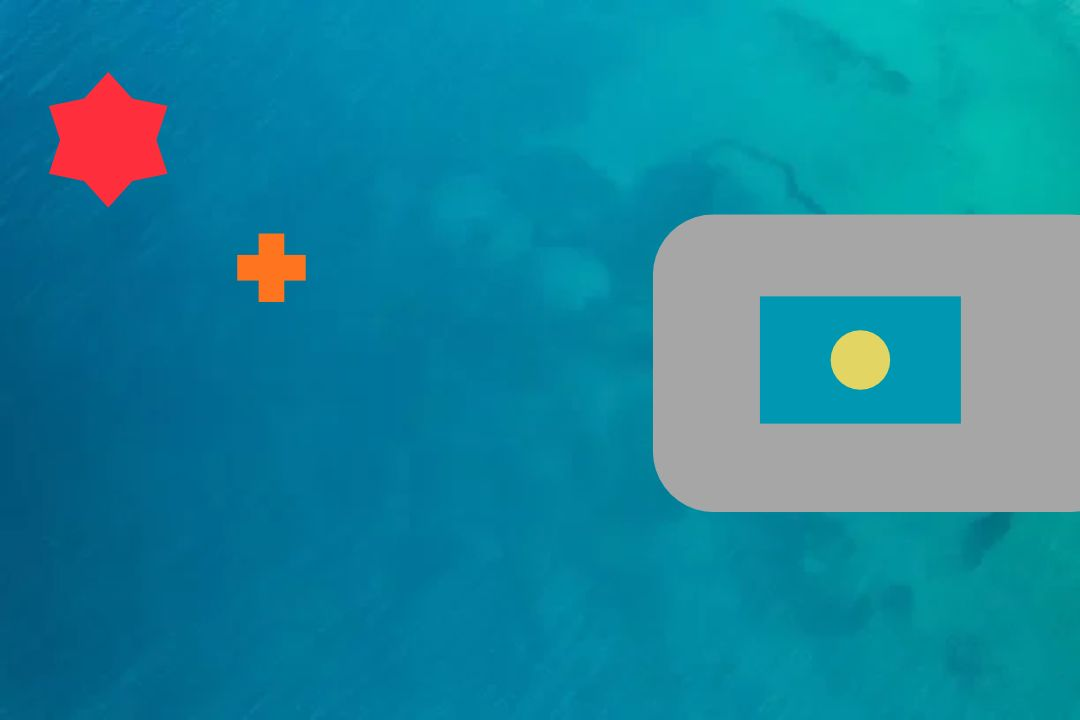
#> input picture input-cv-2.jpg, 1080 x 720 px
$ python -i sar_drone_detector.py   (imports and definitions only)
#> lines starting #> are read from the running program, lines starting #| are printed output that depends on the picture; after the words box and inside, x2 and y2 are one past the last pixel; in counts of white or black regions, pixels touching at a corner belong together
#> further down, picture is the input picture: shape (720, 1080, 3); mean B, G, R 157.6, 134.3, 27.3
#!/usr/bin/env python3
"""
================================================================================
AeroSAR Drone Vision System - Advanced Engineering Edition
Deteksi Helipad, Korban, dan Sumber Bahaya Menggunakan OpenCV
================================================================================
"""

import cv2
import numpy as np
import math
import argparse
import os
import sys

# ==============================================================================
# 1. GENERATOR CITRA SIMULASI AERIAL MARITIM MULTI-KONDISI
# ==============================================================================
# [71 lines left out: function generate_synthetic_sar_image, not called in this run]


# ==============================================================================
# 2. ADVANCED SAR DRONE VISION PIPELINE ENGINE
# ==============================================================================
class SARDroneVision:
    def __init__(self, safe_distance_threshold=200.0, gsd_meters_per_pixel=0.08, drone_speed_mps=15.0):
        """
        :param safe_distance_threshold: Batas aman minimum (piksel)
        :param gsd_meters_per_pixel: Ground Sampling Distance (meter per piksel) untuk konversi fisik
        :param drone_speed_mps: Kecepatan jelajah UAV dalam meter per detik
        """
        self.safe_threshold = float(safe_distance_threshold)
        self.gsd = float(gsd_meters_per_pixel)
        self.drone_speed = float(drone_speed_mps)

        # Ambang batas HSV Adaptif
        self.hsv_helipad_low = np.array([30, 60, 60])
        self.hsv_helipad_high = np.array([90, 255, 255])
        self.color_helipad = (0, 200, 0) # Hijau

        self.hsv_victim_low = np.array([8, 80, 80])
        self.hsv_victim_high = np.array([28, 255, 255])
        self.color_victim = (0, 140, 255) # Oranye

        self.hsv_hazard_low1 = np.array([0, 90, 80])
        self.hsv_hazard_high1 = np.array([10, 255, 255])
        self.hsv_hazard_low2 = np.array([168, 90, 80])
        self.hsv_hazard_high2 = np.array([180, 255, 255])
        self.color_hazard = (0, 0, 230) # Merah

    def _get_hazard_mask(self, hsv):
        m1 = cv2.inRange(hsv, self.hsv_hazard_low1, self.hsv_hazard_high1)
        m2 = cv2.inRange(hsv, self.hsv_hazard_low2, self.hsv_hazard_high2)
        return cv2.bitwise_or(m1, m2)

    def _clean_and_find_contour(self, mask, min_area=70):
        kernel = cv2.getStructuringElement(cv2.MORPH_ELLIPSE, (5, 5))
        cleaned = cv2.morphologyEx(mask, cv2.MORPH_OPEN, kernel, iterations=1)
        cleaned = cv2.morphologyEx(cleaned, cv2.MORPH_DILATE, kernel, iterations=1)
        contours, _ = cv2.findContours(cleaned, cv2.RETR_EXTERNAL, cv2.CHAIN_APPROX_SIMPLE)
        valid = [c for c in contours if cv2.contourArea(c) >= min_area]
        return max(valid, key=cv2.contourArea) if valid else None, cleaned

    def _extract_object(self, contour, label, color):
        x, y, w, h = cv2.boundingRect(contour)
        M = cv2.moments(contour)
        if M["m00"] != 0:
            cx = int(M["m10"] / M["m00"])
            cy = int(M["m01"] / M["m00"])
        else:
            cx, cy = x + w // 2, y + h // 2

        return {
            "label": label,
            "bbox": (int(x), int(y), int(w), int(h)),
            "center": (int(cx), int(cy)),
            "color": color,
            "area": float(cv2.contourArea(contour))
        }

    def detect_all_objects(self, bgr_image):
        """Mendeteksi seluruh target dan mengembalikan info objek beserta mask biner"""
        hsv = cv2.cvtColor(bgr_image, cv2.COLOR_BGR2HSV)
#> hsv: shape (720, 1080, 3); mean H, S, V 85.2, 219.2, 161.4
        blurred = cv2.GaussianBlur(hsv, (5, 5), 0)
#> blurred: shape (720, 1080, 3); mean H, S, V 85.2, 219.2, 161.4

        results = {}
        masks = {}

        # 1. Helipad
        mask_h_raw = cv2.inRange(blurred, self.hsv_helipad_low, self.hsv_helipad_high)
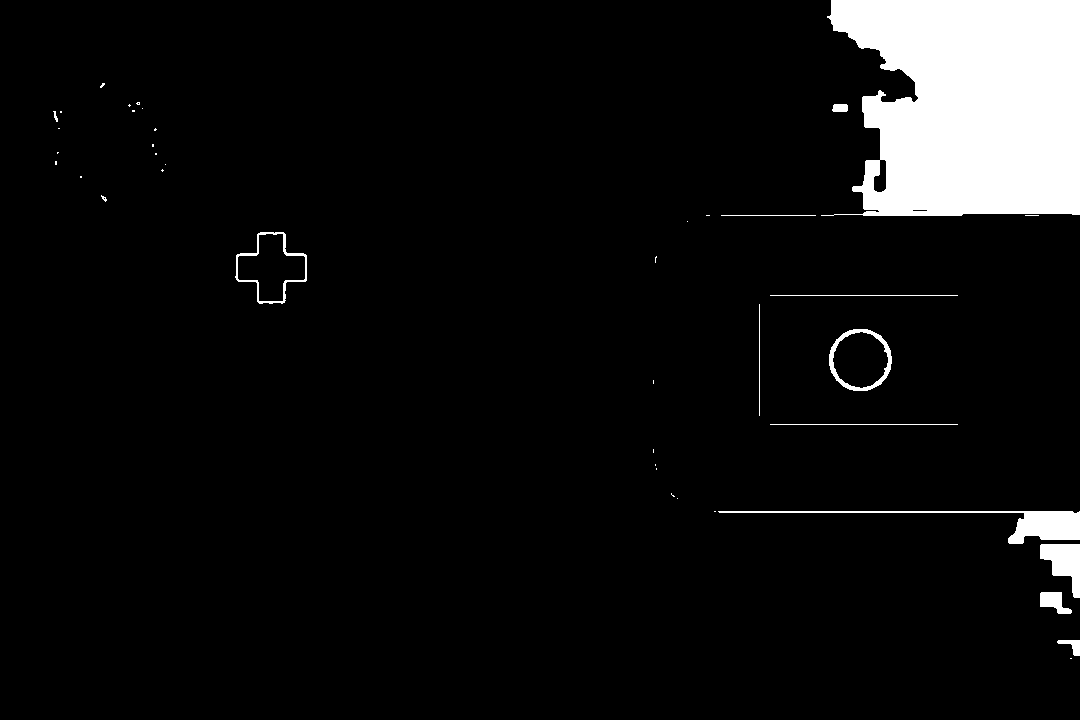
#> mask_h_raw: shape (720, 1080); 6.7% white; 41 white regions (28 under 20 px), largest, box (x1, y1, x2, y2) and area: (821, 0, 1080, 216) 45263, (718, 511, 1080, 544) 2425, (1040, 544, 1080, 598) 1254
        cnt_h, mask_h_clean = self._clean_and_find_contour(mask_h_raw, min_area=180)
#> in _clean_and_find_contour, `cleaned = cv2.morphologyEx(mask, cv2.MORPH_OPEN, kernel, iterations=1)`: cleaned: shape (720, 1080); 6.3% white; 18 white regions (2 under 20 px), largest, box (x1, y1, x2, y2) and area: (829, 0, 1080, 216) 45182, (1008, 511, 1080, 544) 1807, (1040, 544, 1080, 598) 1249
#> in _clean_and_find_contour, `cleaned = cv2.morphologyEx(cleaned, cv2.MORPH_DILATE, kernel, iteratio..`: cleaned: shape (720, 1080); 6.7% white; 12 white regions
#> in _clean_and_find_contour, `contours, _ = cv2.findContours(cleaned, cv2.RETR_EXTERNAL, cv2.CHAIN_A..`: contours = 12 contours; largest, box (x1, y1, x2, y2) and area: (827, 0, 1080, 218) 46216, (1006, 509, 1080, 600) 3508, (1038, 590, 1074, 616) 566, (827, 344, 838, 376) 212, (831, 102, 850, 114) 178
#> in _clean_and_find_contour, `valid = [c for c in contours if cv2.contourArea(c) >= min_area]`: valid = 4 contours; box (x1, y1, x2, y2) and area: (827, 0, 1080, 218) 46216, (1006, 509, 1080, 600) 3508, (1038, 590, 1074, 616) 566, (827, 344, 838, 376) 212
#> cnt_h = contour of 165 points, box (x1, y1, x2, y2) (827, 0, 1080, 218), area 46216
        masks["Helipad"] = mask_h_clean
        if cnt_h is not None:
            results["Helipad"] = self._extract_object(cnt_h, "Helipad", self.color_helipad)
#> in _extract_object, `x, y, w, h = cv2.boundingRect(contour)`: x = 827; y = 0; w = 253; h = 218
#> in _extract_object, `M = cv2.moments(contour)`: M = moments, m00 46215.5, centre m10/m00, m01/m00 = (970.6, 106.4)
#> in _extract_object, `cx = int(M["m10"] / M["m00"])`: cx = 970
#> in _extract_object, `cy = int(M["m01"] / M["m00"])`: cy = 106

        # 2. Korban
        mask_v_raw = cv2.inRange(blurred, self.hsv_victim_low, self.hsv_victim_high)
#> mask_v_raw: shape (720, 1080); 0.62% white; 4 white regions (2 under 20 px), largest, box (x1, y1, x2, y2) and area: (238, 234, 305, 301) 2638, (834, 333, 888, 387) 2202
        cnt_v, mask_v_clean = self._clean_and_find_contour(mask_v_raw, min_area=60)
#> in _clean_and_find_contour (call 2), `cleaned = cv2.morphologyEx(mask, cv2.MORPH_OPEN, kernel, iterations=1)`: cleaned: shape (720, 1080); 0.62% white; 2 white regions, box (x1, y1, x2, y2) and area: (238, 234, 305, 301) 2627, (834, 333, 888, 387) 2176
#> in _clean_and_find_contour (call 2), `cleaned = cv2.morphologyEx(cleaned, cv2.MORPH_DILATE, kernel, iteratio..`: cleaned: shape (720, 1080); 0.73% white; 2 white regions
#> in _clean_and_find_contour (call 2), `contours, _ = cv2.findContours(cleaned, cv2.RETR_EXTERNAL, cv2.CHAIN_A..`: contours = 2 contours; box (x1, y1, x2, y2) and area: (236, 232, 307, 303) 3008, (832, 331, 890, 389) 2484
#> in _clean_and_find_contour (call 2), `valid = [c for c in contours if cv2.contourArea(c) >= min_area]`: valid has the same summary as contours
#> cnt_v = contour of 58 points, box (x1, y1, x2, y2) (236, 232, 307, 303), area 3008
        masks["Korban"] = mask_v_clean
        if cnt_v is not None:
            results["Korban"] = self._extract_object(cnt_v, "Korban", self.color_victim)

        # 3. Sumber Bahaya
        mask_d_raw = self._get_hazard_mask(blurred)
#> in _get_hazard_mask, `m1 = cv2.inRange(hsv, self.hsv_hazard_low1, self.hsv_hazard_high1)`: m1: shape (720, 1080); 0.01% white in thin lines or dots, all inside (x1, y1, x2, y2) = (261, 237, 282, 300)
#> in _get_hazard_mask, `m2 = cv2.inRange(hsv, self.hsv_hazard_low2, self.hsv_hazard_high2)`: m2: shape (720, 1080); 1.1% white; 4 white regions (3 under 20 px), largest, box (x1, y1, x2, y2) and area: (52, 74, 165, 199) 8337
        cnt_d, mask_d_clean = self._clean_and_find_contour(mask_d_raw, min_area=80)
#> call 3 of _clean_and_find_contour, with min_area = 80
#> in _clean_and_find_contour (call 3), `cleaned = cv2.morphologyEx(mask, cv2.MORPH_OPEN, kernel, iterations=1)`: cleaned: shape (720, 1080); 1% white; 2 white regions (1 under 20 px), largest, box (x1, y1, x2, y2) and area: (56, 77, 165, 194) 7952
#> in _clean_and_find_contour (call 3), `cleaned = cv2.morphologyEx(cleaned, cv2.MORPH_DILATE, kernel, iteratio..`:
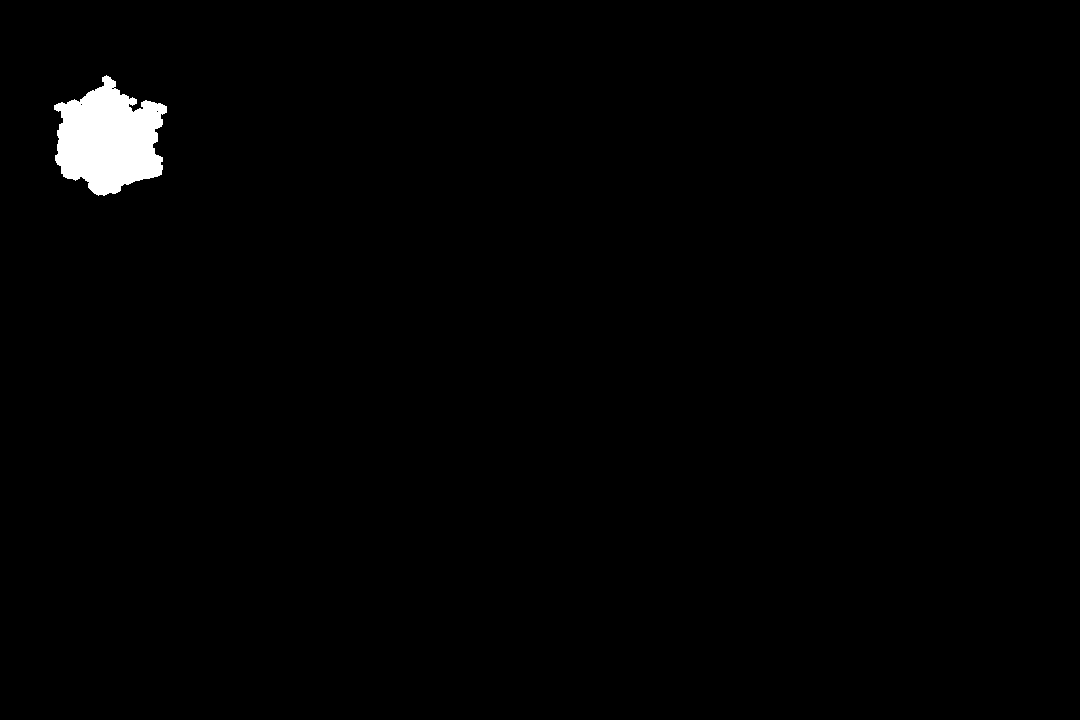
#> cleaned: shape (720, 1080); 1.2% white; 1 white region
#> in _clean_and_find_contour (call 3), `contours, _ = cv2.findContours(cleaned, cv2.RETR_EXTERNAL, cv2.CHAIN_A..`: contours = 1 contour; box (x1, y1, x2, y2) and area: (54, 75, 167, 196) 8786
#> in _clean_and_find_contour (call 3), `valid = [c for c in contours if cv2.contourArea(c) >= min_area]`: valid has the same summary as contours
#> cnt_d = contour of 306 points, box (x1, y1, x2, y2) (54, 75, 167, 196), area 8786
        masks["Sumber Bahaya"] = mask_d_clean
        if cnt_d is not None:
            results["Sumber Bahaya"] = self._extract_object(cnt_d, "Sumber Bahaya", self.color_hazard)

        return results, masks

    def draw_cross_marker(self, img, center, color, size=14, thickness=2):
        cx, cy = center
        cv2.line(img, (cx - size, cy), (cx + size, cy), color, thickness, cv2.LINE_AA)
        cv2.line(img, (cx, cy - size), (cx, cy + size), color, thickness, cv2.LINE_AA)
        cv2.circle(img, (cx, cy), 3, (255, 255, 255), -1, cv2.LINE_AA)

    def draw_tag_label(self, img, text, x, y, color):
        font, scale, thickness = cv2.FONT_HERSHEY_SIMPLEX, 0.52, 2
        (tw, th), _ = cv2.getTextSize(text, font, scale, thickness)
        pad = 4

        bx1, by1 = max(0, x), max(0, y - th - pad * 2)
        bx2, by2 = min(img.shape[1], x + tw + pad * 2), y

        cv2.rectangle(img, (bx1, by1), (bx2, by2), (20, 20, 20), -1)
        cv2.rectangle(img, (bx1, by1), (bx2, by2), color, 1)
        cv2.putText(img, text, (bx1 + pad, by2 - pad), font, scale, (255, 255, 255), thickness, cv2.LINE_AA)

    def process(self, original_img):
        """Pipeline pemrosesan komprehensif"""
        result_img = original_img.copy()
        detections, masks = self.detect_all_objects(original_img)
#> detections = 3 items; masks = 3 items

        # 1. Overlay Danger Perimeter Buffer Ring di sekeliling Sumber Bahaya
        if "Sumber Bahaya" in detections:
            cb = detections["Sumber Bahaya"]["center"]
#> cb = (108, 139)
            overlay = result_img.copy()
            # Gambar zona lingkaran transparan
            radius_int = int(self.safe_threshold)
            zone_color = (0, 0, 240) # Merah bahaya
            cv2.circle(overlay, cb, radius_int, zone_color, -1)
#> overlay: shape (720, 1080, 3); 11.9% of pixels changed, all inside (x1, y1, x2, y2) = (0, 0, 309, 340)
            cv2.addWeighted(overlay, 0.18, result_img, 0.82, 0, result_img)
            # Garis tepi lingkaran perimeter
            cv2.circle(result_img, cb, radius_int, (0, 0, 255), 2, cv2.LINE_AA)
#> result_img: shape (720, 1080, 3); mean B, G, R 154.1, 131.8, 32.3

        # 2. Gambar Bounding Box, Label, dan Crosshair
        for name, data in detections.items():
            x, y, w, h = data["bbox"]
            cx, cy = data["center"]
            color = data["color"]

            cv2.rectangle(result_img, (x, y), (x + w, y + h), color, 2, cv2.LINE_AA)
            self.draw_tag_label(result_img, name, x, y, color)
            self.draw_cross_marker(result_img, (cx, cy), color, size=14, thickness=2)
#> this loop made 3 passes
#> (name, x, y, w, h, color) on passes 1 to 3: ('Helipad', 827, 0, 253, 218, (0, 200, 0)), ('Korban', 236, 232, 71, 71, (0, 140, 255)), ('Sumber Bahaya', 54, 75, 113, 121, (0, 0, 230))
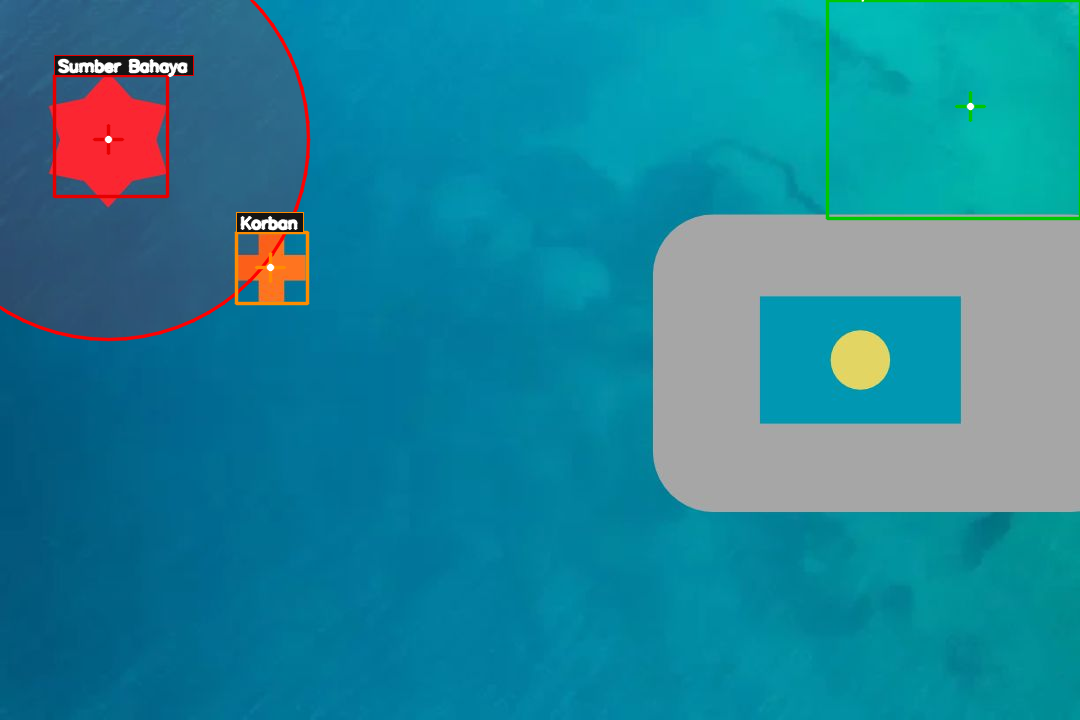
#> result_img: shape (720, 1080, 3); mean B, G, R 153.1, 131.9, 33.1

        # 3. Hitung Jarak Korban <-> Bahaya
        distance_px = None
        distance_m = None
        status = "UNKNOWN"

        if "Korban" in detections and "Sumber Bahaya" in detections:
            c_k = detections["Korban"]["center"]
#> c_k = (270, 267)
            c_b = detections["Sumber Bahaya"]["center"]
#> c_b = (108, 139)

            dx = c_k[0] - c_b[0]
#> dx = 162
            dy = c_k[1] - c_b[1]
#> dy = 128
            distance_px = math.sqrt(dx * dx + dy * dy)
#> distance_px = 206.5
            distance_m = distance_px * self.gsd
#> distance_m = 16.52

            if distance_px < self.safe_threshold:
                status = "CRITICAL"
                line_col = (0, 0, 255) # Merah
            else:
                status = "SAFE"
                line_col = (0, 240, 240) # Cyan

            # Garis penghubung
            cv2.line(result_img, c_k, c_b, line_col, 2, cv2.LINE_AA)
#> result_img: shape (720, 1080, 3); 0.12% of pixels changed, all inside (x1, y1, x2, y2) = (106, 137, 273, 270)

            # Label jarak (piksel & meter)
            mid_x = (c_k[0] + c_b[0]) // 2
#> mid_x = 189
            mid_y = (c_k[1] + c_b[1]) // 2
#> mid_y = 203
            dist_label = f"Jarak: {distance_px:.1f} px ({distance_m:.1f} m)"
#> dist_label = 'Jarak: 206.5 px (16.5 m)'
            self.draw_tag_label(result_img, dist_label, mid_x - 55, mid_y - 8, line_col)

        # 4. Rute Penerbangan Helipad -> Korban (SAR Delivery Route)
        flight_route_m = None
        eta_seconds = None
        if "Helipad" in detections and "Korban" in detections:
            ch = detections["Helipad"]["center"]
#> ch = (970, 106)
            ck = detections["Korban"]["center"]
#> ck = (270, 267)
            flight_px = math.sqrt((ch[0] - ck[0])**2 + (ch[1] - ck[1])**2)
#> flight_px = 718.3
            flight_route_m = flight_px * self.gsd
#> flight_route_m = 57.46
            eta_seconds = flight_route_m / self.drone_speed if self.drone_speed > 0 else 0
#> eta_seconds = 3.83

            # Garis rute penerbangan putus-putus / hijau neon
            cv2.line(result_img, ch, ck, (0, 255, 120), 1, cv2.LINE_AA)
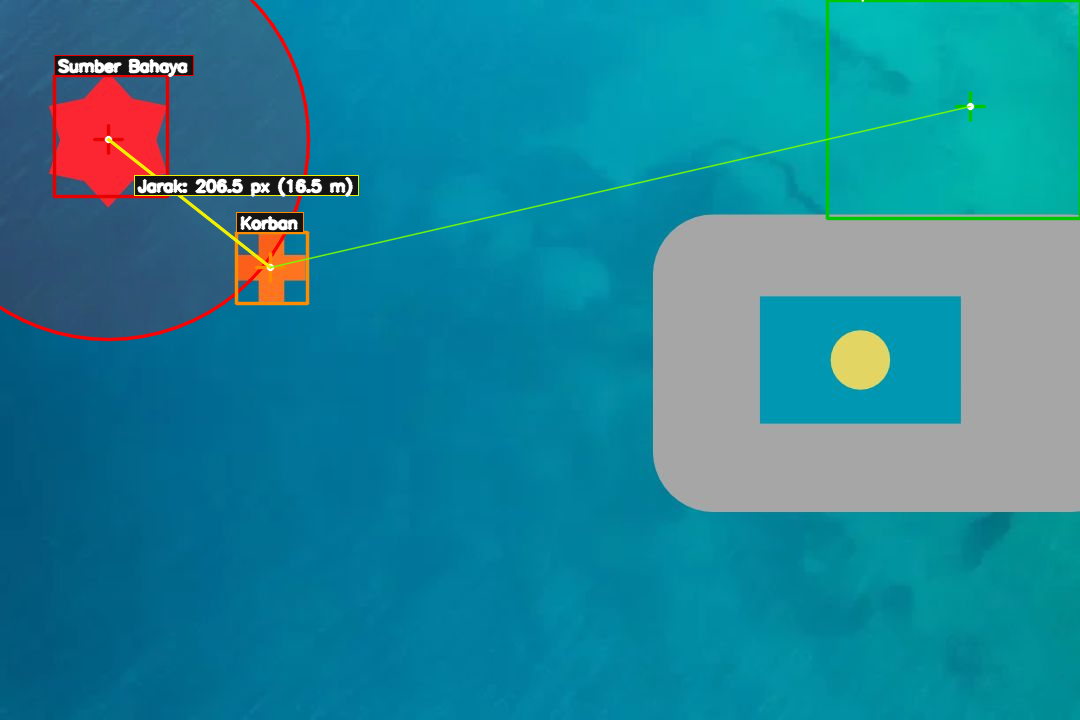
#> result_img: shape (720, 1080, 3); mean B, G, R 152.6, 132.2, 33.8
            route_mid = ((ch[0] + ck[0]) // 2, (ch[1] + ck[1]) // 2)
#> route_mid = (620, 186)
            self.draw_tag_label(result_img, f"Rute SAR: {flight_route_m:.1f} m (ETA {eta_seconds:.1f}s)",
                                route_mid[0] - 65, route_mid[1] + 18, (0, 255, 120))

        # 5. Header Telemetri & Badge
        h, w = result_img.shape[:2]
#> h = 720; w = 1080
        cv2.rectangle(result_img, (0, 0), (w, 42), (18, 18, 18), -1)
        cv2.line(result_img, (0, 42), (w, 42), (50, 50, 50), 2)
        cv2.putText(result_img, "AeroSAR UAV TACTICAL MISSION SYSTEM", (15, 27),
                    cv2.FONT_HERSHEY_SIMPLEX, 0.6, (220, 220, 220), 2, cv2.LINE_AA)

        badge_bg = (0, 0, 220) if status == "CRITICAL" else (0, 180, 0)
        badge_txt = f"STATUS: CRITICAL (< {self.safe_threshold:.0f} px)" if status == "CRITICAL" else f"STATUS: SAFE ({distance_px:.1f} px)"
#> badge_txt = 'STATUS: SAFE (206.5 px)'
        (bw, _), _ = cv2.getTextSize(badge_txt, cv2.FONT_HERSHEY_SIMPLEX, 0.58, 2)
#> bw = 233
        cv2.rectangle(result_img, (w - bw - 24, 6), (w - 10, 36), badge_bg, -1)
        cv2.putText(result_img, badge_txt, (w - bw - 16, 27),
                    cv2.FONT_HERSHEY_SIMPLEX, 0.58, (255, 255, 255), 2, cv2.LINE_AA)
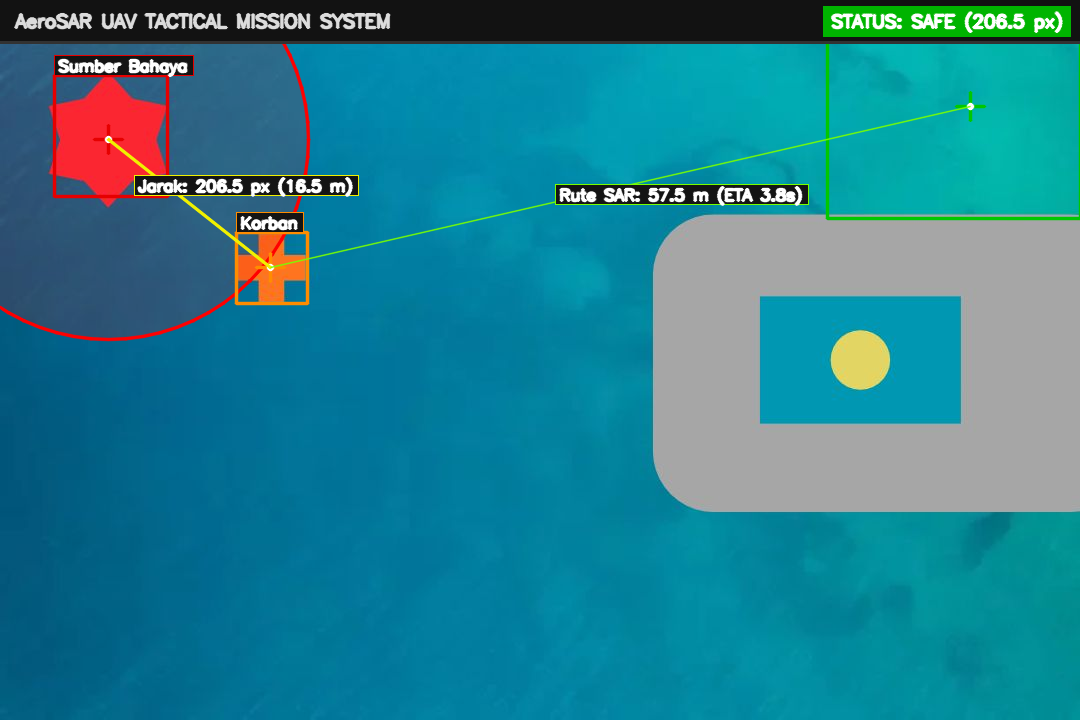
#> result_img: shape (720, 1080, 3); mean B, G, R 144.7, 127.1, 36.3

        return result_img, detections, distance_px, status, masks, flight_route_m, eta_seconds

    # [47 lines left out: functions make_side_by_side, create_pipeline_inspection_image, not called in this run]

>>> import cv2
>>> picture = cv2.imread('input-cv-2.jpg')
>>> result = SARDroneVision().process(picture)
#> result = 7 items
